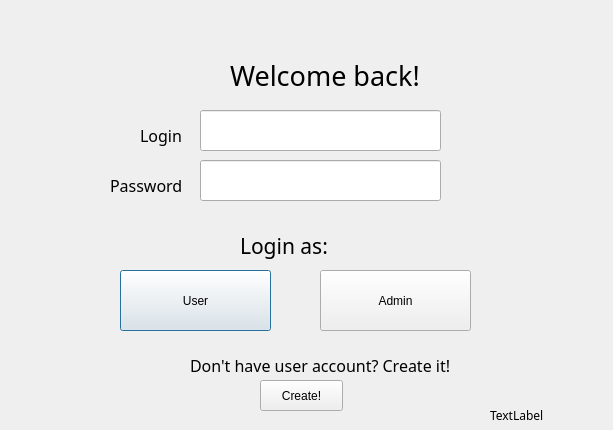
<?xml version="1.0" encoding="UTF-8"?>
<ui version="4.0">
 <class>Welcome</class>
 <widget class="QDialog" name="Welcome">
  <property name="enabled">
   <bool>true</bool>
  </property>
  <property name="geometry">
   <rect>
    <x>0</x>
    <y>0</y>
    <width>613</width>
    <height>430</height>
   </rect>
  </property>
  <property name="windowTitle">
   <string>Dialog</string>
  </property>
  <widget class="QPushButton" name="btnUser">
   <property name="geometry">
    <rect>
     <x>120</x>
     <y>270</y>
     <width>151</width>
     <height>61</height>
    </rect>
   </property>
   <property name="font">
    <font>
     <family>Segoe UI</family>
    </font>
   </property>
   <property name="text">
    <string>User</string>
   </property>
  </widget>
  <widget class="QPushButton" name="btnAdmin">
   <property name="geometry">
    <rect>
     <x>320</x>
     <y>270</y>
     <width>151</width>
     <height>61</height>
    </rect>
   </property>
   <property name="font">
    <font>
     <family>Segoe UI</family>
    </font>
   </property>
   <property name="text">
    <string>Admin</string>
   </property>
  </widget>
  <widget class="QLabel" name="label">
   <property name="geometry">
    <rect>
     <x>230</x>
     <y>40</y>
     <width>311</width>
     <height>71</height>
    </rect>
   </property>
   <property name="font">
    <font>
     <family>Javanese Text</family>
     <pointsize>20</pointsize>
    </font>
   </property>
   <property name="text">
    <string>Welcome back!</string>
   </property>
  </widget>
  <widget class="QLabel" name="label_2">
   <property name="geometry">
    <rect>
     <x>140</x>
     <y>120</y>
     <width>51</width>
     <height>31</height>
    </rect>
   </property>
   <property name="font">
    <font>
     <family>Javanese Text</family>
     <pointsize>12</pointsize>
    </font>
   </property>
   <property name="text">
    <string>Login</string>
   </property>
  </widget>
  <widget class="QLabel" name="label_3">
   <property name="geometry">
    <rect>
     <x>110</x>
     <y>170</y>
     <width>91</width>
     <height>31</height>
    </rect>
   </property>
   <property name="font">
    <font>
     <family>Javanese Text</family>
     <pointsize>12</pointsize>
    </font>
   </property>
   <property name="text">
    <string>Password</string>
   </property>
  </widget>
  <widget class="QLineEdit" name="txtLogin">
   <property name="geometry">
    <rect>
     <x>200</x>
     <y>110</y>
     <width>241</width>
     <height>41</height>
    </rect>
   </property>
  </widget>
  <widget class="QLineEdit" name="txtPassword">
   <property name="enabled">
    <bool>true</bool>
   </property>
   <property name="geometry">
    <rect>
     <x>200</x>
     <y>160</y>
     <width>241</width>
     <height>41</height>
    </rect>
   </property>
   <property name="text">
    <string/>
   </property>
   <property name="echoMode">
    <enum>QLineEdit::EchoMode::Password</enum>
   </property>
  </widget>
  <widget class="QPushButton" name="btnCreate">
   <property name="geometry">
    <rect>
     <x>260</x>
     <y>380</y>
     <width>83</width>
     <height>31</height>
    </rect>
   </property>
   <property name="font">
    <font>
     <family>Segoe UI</family>
    </font>
   </property>
   <property name="text">
    <string>Create!</string>
   </property>
  </widget>
  <widget class="QLabel" name="label_4">
   <property name="geometry">
    <rect>
     <x>190</x>
     <y>350</y>
     <width>311</width>
     <height>31</height>
    </rect>
   </property>
   <property name="font">
    <font>
     <family>Javanese Text</family>
     <pointsize>12</pointsize>
    </font>
   </property>
   <property name="text">
    <string>Don't have user account? Create it!</string>
   </property>
  </widget>
  <widget class="QLabel" name="label_5">
   <property name="geometry">
    <rect>
     <x>240</x>
     <y>210</y>
     <width>111</width>
     <height>71</height>
    </rect>
   </property>
   <property name="font">
    <font>
     <family>Javanese Text</family>
     <pointsize>16</pointsize>
    </font>
   </property>
   <property name="text">
    <string>Login as:</string>
   </property>
  </widget>
  <widget class="QLabel" name="lbl_time">
   <property name="geometry">
    <rect>
     <x>490</x>
     <y>400</y>
     <width>111</width>
     <height>31</height>
    </rect>
   </property>
   <property name="font">
    <font>
     <family>Javanese Text</family>
    </font>
   </property>
   <property name="text">
    <string>TextLabel</string>
   </property>
  </widget>
 </widget>
 <resources/>
 <connections/>
</ui>
